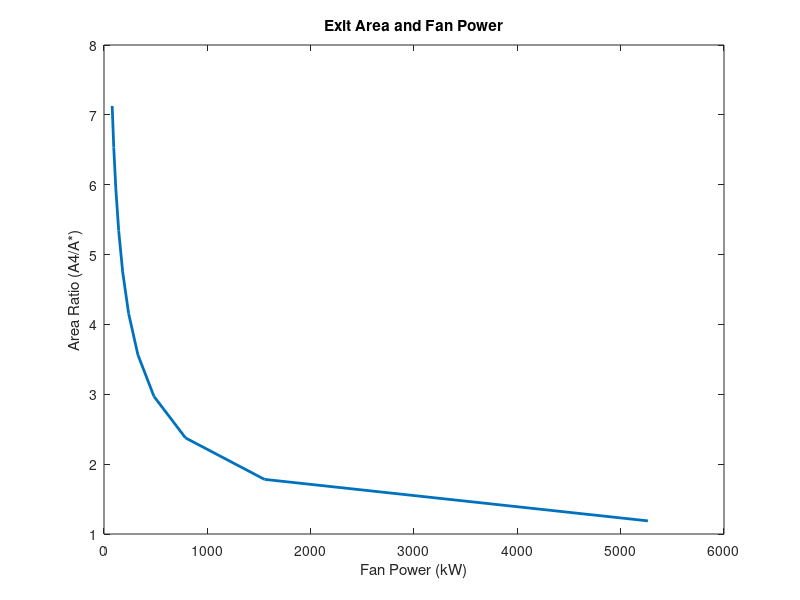

MATLAB code for this plot:
clear
clc
close

aS = 0.8418;
a4 = 1:0.5:6;

ratio = a4/aS;
mach = [ 0.60025348, 0.34909868, 0.25305104,  0.19955547, 0.16505258,  0.14084836,  0.12289576,  0.10902919,  0.09799204,  0.08899501,  0.08151607];
velocity = mach*sqrt(1.4*287*293.15);
pfan = 0.5.*velocity.^3.*a4.*1.2041./1000;
plot(pfan,ratio, 'LineWidth',2)
xlabel('Fan Power (kW)')
ylabel('Area Ratio (A4/A*)')

title('Exit Area and Fan Power')
